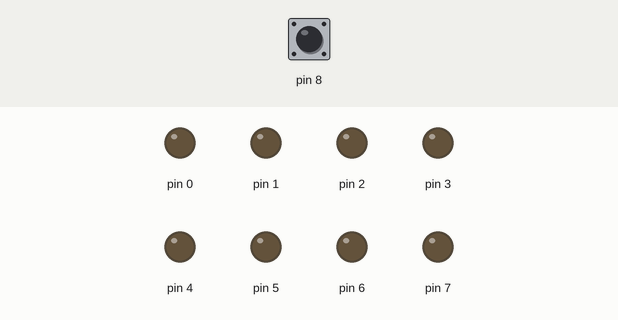
Bench run of a sketch on a simulated Arduino Uno, built with avr-gcc and run on an emulated ATmega328P. Shown: output pins drawn as LEDs (lit = HIGH). The inputs (shaded band) are chosen by the test bench; at power-on: pin 8 LOW.

Above: at 1.2 s.
1.3 s: pin 8 pulsed HIGH 2 times (0.12 s each, 0.3 s apart)
At 1.8 s:
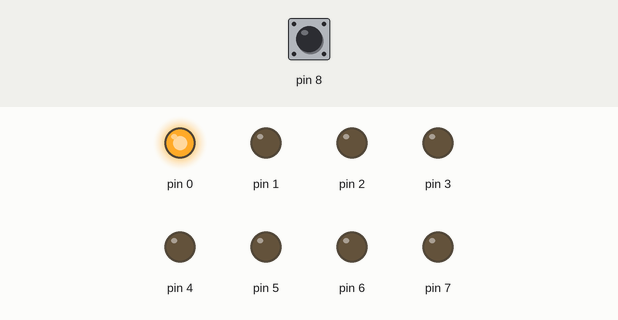
4.4 s: pin 8 driven HIGH
At 5.9 s:
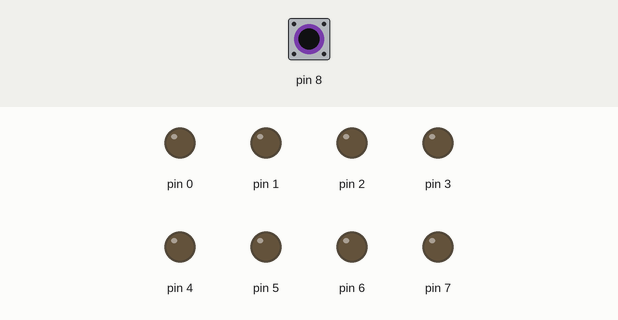
6.9 s: pin 8 driven LOW
At 7.8 s:
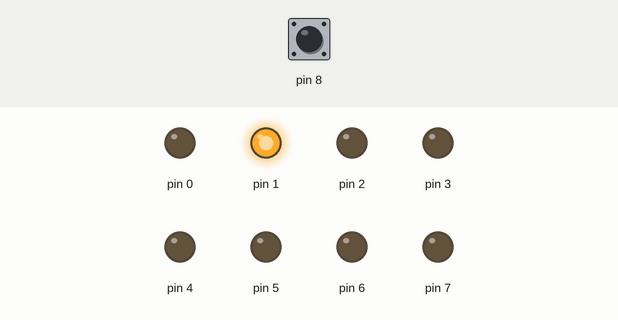
Timing chart, 0 to 18.9 s (numbered marks = the images above; inputs shaded):
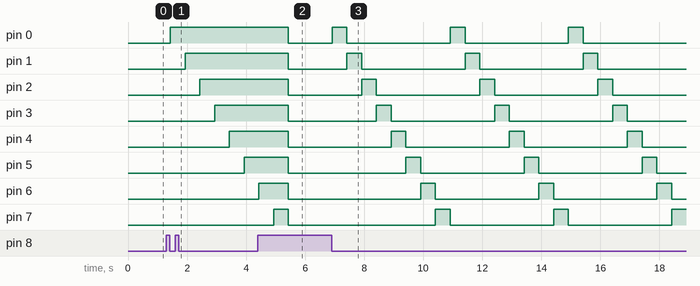

Measured:
- after the input at 1.3 s, pin 0: LOW → HIGH after 0.14 s; pin 1: LOW → HIGH after 0.64 s; pin 2: LOW → HIGH after 1.1 s; pin 3: LOW → HIGH after 1.6 s; pin 4: LOW → HIGH after 2.1 s
- after the input at 4.4 s, pin 0: HIGH → LOW after 1.0 s; pin 1, pin 2: goes on until 5.4 s, then stays LOW
- after the input at 6.9 s, pin 0: alternates HIGH for 0.50 s and LOW for 3.5 s, starting at once; pin 1: alternates HIGH for 0.50 s and LOW for 3.5 s, starting after 0.52 s

The sketch:

pattern_of_diwali_laddii.ino
```cpp
void setup()
{
  for (int i = 0; i <= 7; i++)
  {
    pinMode(i, OUTPUT);
  }
  for (int i = 8; i <= 10; i++)
  {
    pinMode(i, INPUT);
  }
}
//***********************************************
int value = 0;
void p1()
{
  for (int i = 0; i <= 7; i++)
  {
    digitalWrite(i, HIGH);
    delay(500);
  }
  for (int i = 0; i <= 7; i++)
  {
    digitalWrite(i, LOW);
  }
}
//*****************************************************
void p2()
{
  for (int i = 0; i <= 7; i++)
  {
    digitalWrite(i, HIGH);
    delay(500);
    digitalWrite(i, LOW);
  }
}
//***********************************************************

void p3()
{
  for (int i = 0; i <= 7; i++)
  {
    digitalWrite(i, HIGH);
  }
  delay(1000);
  for (int i = 0; i <= 7; i++)
  {
    digitalWrite(i, LOW);
  }
  delay(1000);
}
//***************************************************
void loop()
{
  if (digitalRead(8) == HIGH)
  {

    delay(15);
    while (digitalRead(8) == HIGH) {}
    delay(15);
    value++;
  }
  if (value == 1)
  {
    while (1)
    {
      p1();
      if (digitalRead(8) == HIGH)
        break;
    }
  }
  if (value == 2)
  {
    while (1)
    {
      p2();
      if (digitalRead(8) == HIGH)
        break;
    }
  }
  if (value == 3)
  {
    while (1)
    {
      p3();
      if (digitalRead(8) == HIGH)
        break;
    }
  }

}
```
